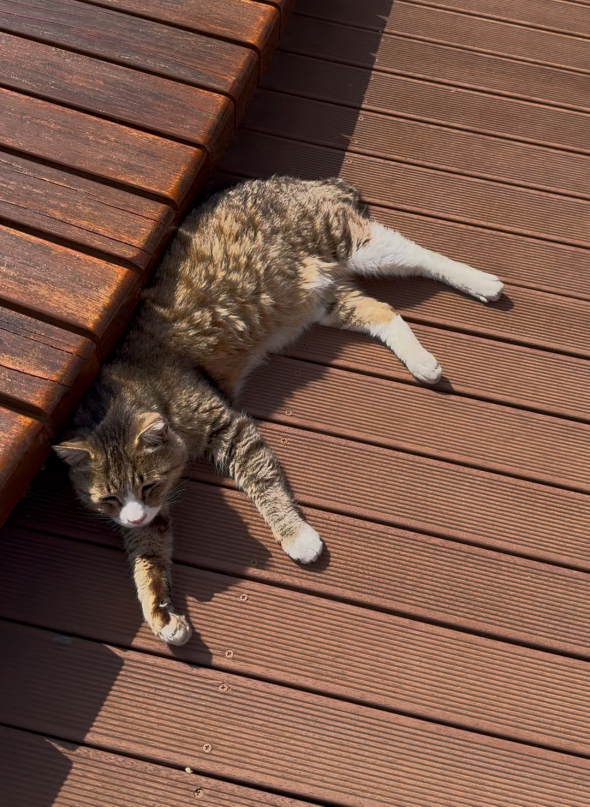
#> input picture assn2/images/cat.jpg, 1179 x 1613 px, found by its file name (shown at 1/2 size)
$ jupyter execute --allow-errors unsharp.ipynb
#> lines starting #> are read from the running program, lines starting #| are printed output that depends on the picture
### assn2/code/util.py
import numpy as np
import cv2
import matplotlib.pyplot as plt

def show_image(img, title):
    if img.ndim == 3:
        height, width, _ = img.shape
        # BGR -> RGB 변환 (OpenCV는 기본 BGR)
        img_rgb = cv2.cvtColor(img, cv2.COLOR_BGR2RGB)
        plt.imshow(img_rgb)
        plt.xticks([0, width-1])
        plt.yticks([0, height-1])
        plt.title(title)
        plt.show()
    else:
        height, width = img.shape
        plt.imshow(img, cmap='gray')
        plt.xticks([0, width-1])
        plt.yticks([0, height-1])
        plt.title(title)
        plt.show()

def gaussian_lpf(shape, co):
    P, Q = shape
    u = np.arange(P)
    v = np.arange(Q)
    U, V = np.meshgrid(u, v, indexing='ij')

    u_c, v_c = P//2, Q//2
    d_square = (U - u_c)**2 + (V - v_c)**2

    g_lpf = np.exp(-d_square / (2 * (co**2)))
    return g_lpf

### assn2/code/unsharp.ipynb
# Unsharp masking

$ F(Y)
\\= F(X + a(X - G*X))
\\= F(X) + a(F(X) - F(G)F(X))
\\= (a+1)F(X) - a F(G)F(X)
$

[cell 1]
import numpy as np
import cv2
import matplotlib.pyplot as plt

from util import gaussian_lpf
from util import show_image

[cell 2]
img_path = '/Users/jeonhyeonbin/Documents/CSED551/assn1/assn2/images/cat.jpg'

[cell 3]
img_rgb = cv2.imread(img_path, cv2.IMREAD_COLOR).astype(np.float32)/255.         # RGB
img_gray = cv2.imread(img_path, cv2.IMREAD_GRAYSCALE).astype(np.float32)/255.    # grayscale
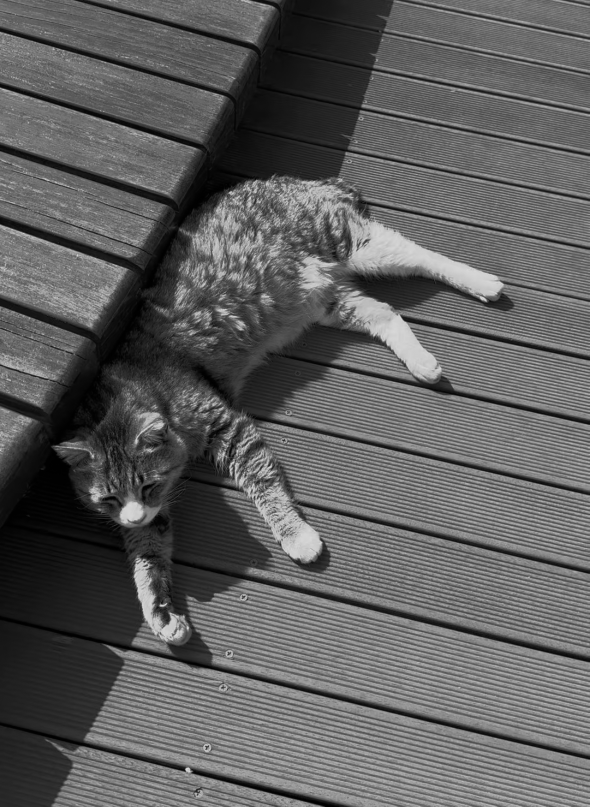
#> img_gray: shape (1613, 1179) float32 (shown at 1/2 size); min 0, max 0.902, mean 0.37

[cell 4]
show_image(img_gray, 'original')

[cell 5]
def unsharp_fourier_gray(img, cutoff, k=1.0, pad_size=10):
#> called with cutoff = 5, k = 3, pad_size = 15
    M, N = img.shape
#> M = 1613; N = 1179
    padded_img = cv2.copyMakeBorder(img, pad_size, pad_size, pad_size, pad_size, borderType=cv2.BORDER_CONSTANT, value=0)

    P, Q = padded_img.shape
#> P = 1643; Q = 1209

    f = np.fft.fft2(padded_img)     # 패딩한 이미지의 푸리에 변환
    f_s = np.fft.fftshift(f)        # 배열 변환

    H_lpf = gaussian_lpf((P, Q), cutoff)

    # 저주파 성분 추출 (blurred 이미지)
    f_s_blurred = f_s * H_lpf

    # 고주파 성분 계산 (원본 - 저주파)
    f_s_high = f_s - f_s_blurred

    # Unsharp masking: 원본 + k * 고주파
    f_s_sharp = f_s + k * f_s_high

    # 역변환 과정
    filtered = np.fft.ifftshift(f_s_sharp)  # 주파수 원점 원위치
    img_filtered = np.fft.ifft2(filtered)   # 역푸리에 변환
    img_real = np.real(img_filtered)        # 실수부 추출 (허수부는 계산 오차로 무시 가능)

    # 패딩 제거 후 원본 크기로 자르기
    out = img_real[pad_size:pad_size+M, pad_size:pad_size+N]
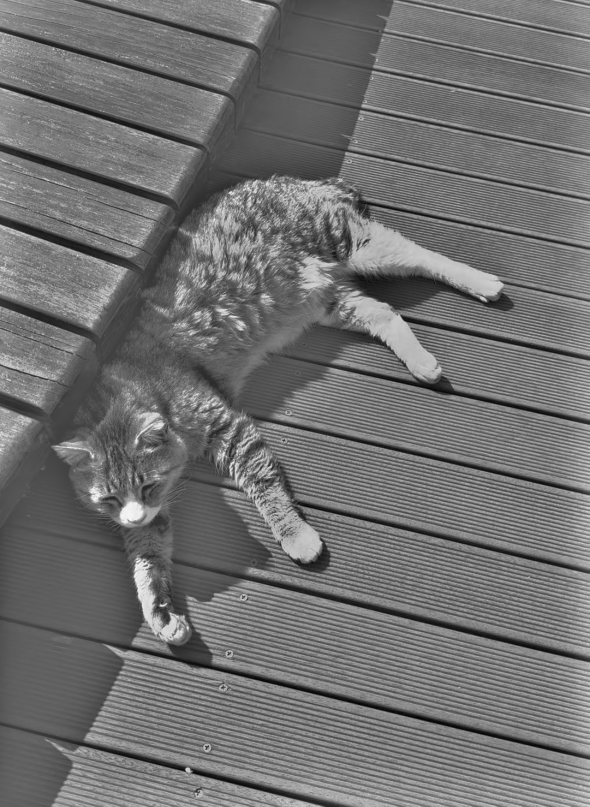
#> out: shape (1613, 1179) float64 (shown at 1/2 size); min -1.4, max 2.67, mean 0.406; drawn with min black and max white
    return out

[cell 6]
sharp_freq = unsharp_fourier_gray(img_gray, 5, k=3, pad_size=15)
show_image(sharp_freq, 'sharped: freq, s=5, k=3')
show_image(img_gray, 'original')

[cell 7]
def unsharp_masking_spatial(img, kernel_size=5, sigma=1.0, k=1.0):
    # 입력 유효성 검사
#> called with kernel_size = 17, sigma = 5, k = 3
    if len(img.shape) != 2:
        raise ValueError("입력 이미지는 그레이스케일(2D 배열)이어야 합니다.")
    if kernel_size % 2 == 0:
        raise ValueError("kernel_size는 홀수여야 합니다.")

    # Gaussian 블러 적용으로 흐릿한 이미지 생성
    blurred_img = cv2.GaussianBlur(img, (kernel_size, kernel_size), sigma)

    # 고주파 성분 계산: 원본 - 흐릿한 이미지
    high_freq = img - blurred_img

    # Unsharp masking: 원본 + k * 고주파
    sharpened = img + k * high_freq

    return sharpened

[cell 8]
sharp_sp = unsharp_masking_spatial(img_gray, kernel_size=17, sigma=5, k=3.0)

[cell 9]
show_image(sharp_sp, 'sharped: spatial, s=5, k=3')

[cell 10]
def subtract_images(img1, img2, output_path="difference.jpg", normalize=True):

    # 입력 이미지 크기 및 채널 확인
#> called with output_path = 'difference.jpg', normalize = True
    if img1.shape != img2.shape:
        raise ValueError("두 이미지의 크기와 채널 수가 동일해야 합니다.")

    # 이미지 차이 계산 (float로 변환하여 오버플로우 방지)
    diff = img1.astype(float) - img2.astype(float)

    if normalize:
        # 차이를 절대값으로 변환 후 0~255로 정규화
        diff = np.abs(diff)
        diff = (diff / diff.max()) * 255  # 최대값 기준으로 스케일링
        diff = diff.astype(np.uint8)
    else:
        # 정규화 없이 절대값만 취함 (음수 제거)
        diff = np.abs(diff).astype(np.uint8)

    return diff

[cell 11]
sub_sp = subtract_images(sharp_sp, img_gray)
sub_freq = subtract_images(sharp_freq, img_gray)

[cell 12]
show_image(sub_sp, 'sub - sp')
show_image(sub_freq, 'sub - freq')

[cell 13]
show_image(unsharp_masking_spatial(img_gray, kernel_size=17, sigma=5, k=3.0), 's=5')
show_image(unsharp_masking_spatial(img_gray, kernel_size=17, sigma=15, k=3.0), 's=15')
show_image(unsharp_masking_spatial(img_gray, kernel_size=17, sigma=30, k=3.0), 's=30')

[cell 14]
sub_30_5 = subtract_images(unsharp_masking_spatial(img_gray, kernel_size=17, sigma=30, k=3.0), unsharp_masking_spatial(img_gray, kernel_size=17, sigma=5, k=3.0))
#> call 3 of subtract_images, with output_path = 'difference.jpg', normalize = True
#> in subtract_images (call 3), `diff = np.abs(diff)`:
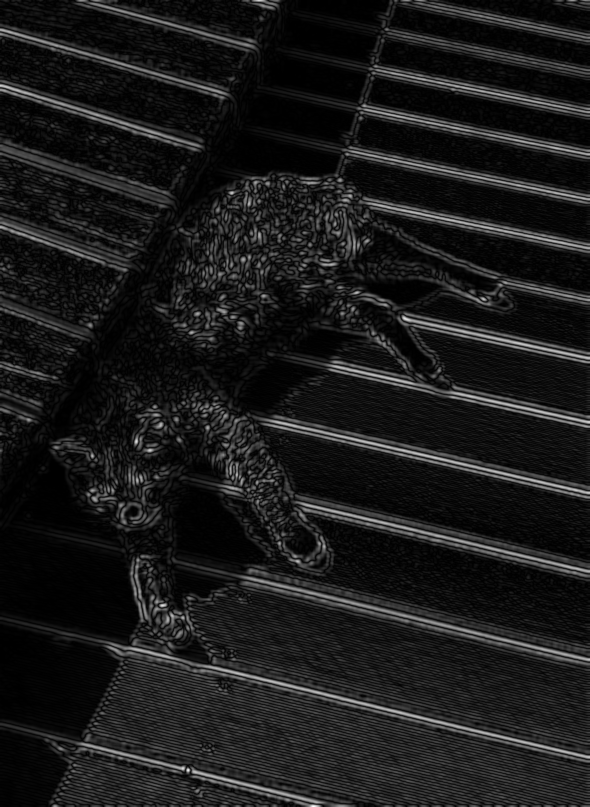
#> diff: shape (1613, 1179) float64 (shown at 1/2 size); min 0, max 0.244, mean 0.0254; drawn with min black and max white

[cell 15]
show_image(sub_30_5, 'sigma: 30-5')

[cell 16]
sub_ori_3 = subtract_images(img_gray, unsharp_masking_spatial(img_gray, kernel_size=17, sigma=5, k=3.0))

[cell 17]
show_image(sub_ori_3, 'original-"s=5", sp')

[cell 18]
show_image(subtract_images(img_gray, unsharp_fourier_gray(img_gray,5, k=3.0)), 'original-"s=5", freq')
#> call 2 of unsharp_fourier_gray, with cutoff = 5, k = 3, pad_size = 10
#> in unsharp_fourier_gray (call 2), `padded_img = cv2.copyMakeBorder(img, pad_size, pad_size, pad_size, pad..`:
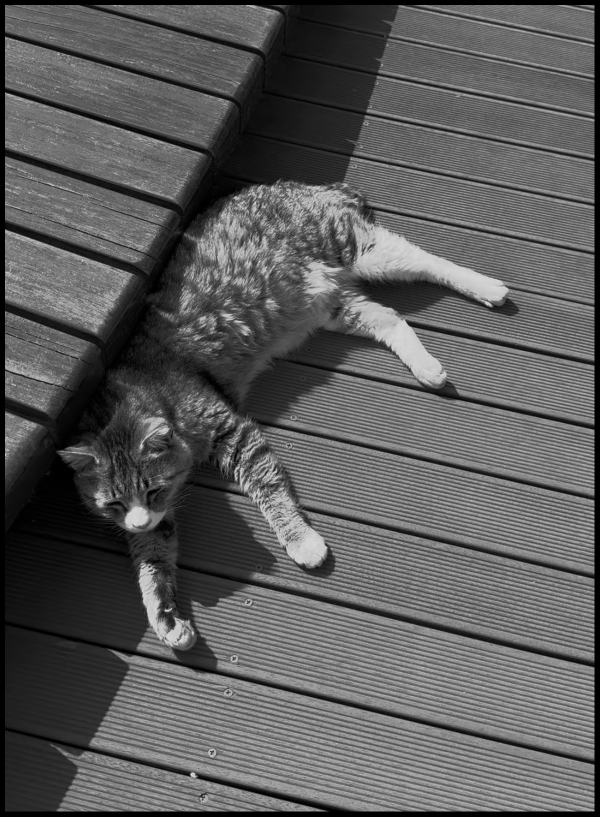
#> padded_img: shape (1633, 1199) float32 (shown at 1/2 size); min 0, max 0.902, mean 0.359
#> in unsharp_fourier_gray (call 2), `img_real = np.real(img_filtered)`:
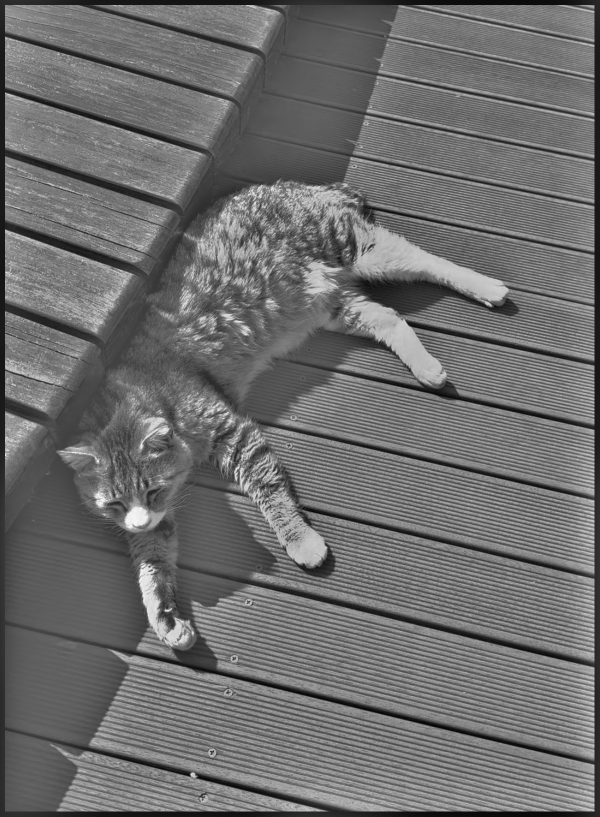
#> img_real: shape (1633, 1199) float64 (shown at 1/2 size); min -1.4, max 2.67, mean 0.359; drawn with min black and max white
#> in subtract_images (call 5), `diff = img1.astype(float) - img2.astype(float)`:
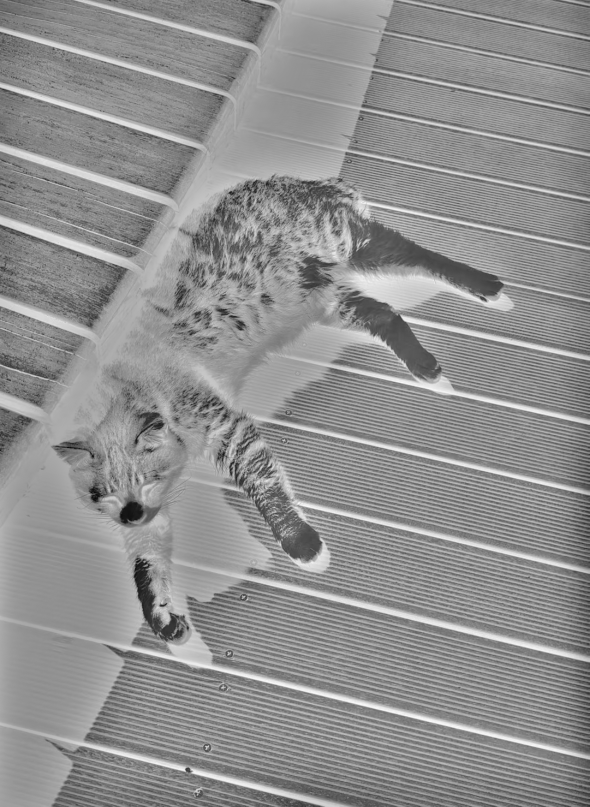
#> diff: shape (1613, 1179) float64 (shown at 1/2 size); min -1.91, max 1.42, mean -0.0271; drawn with min black and max white

[cell 19]
show_image(unsharp_masking_spatial(img_gray, kernel_size=17, sigma=30, k=1.0), 'k=1')
#> in unsharp_masking_spatial (call 8), `sharpened = img + k * high_freq`:
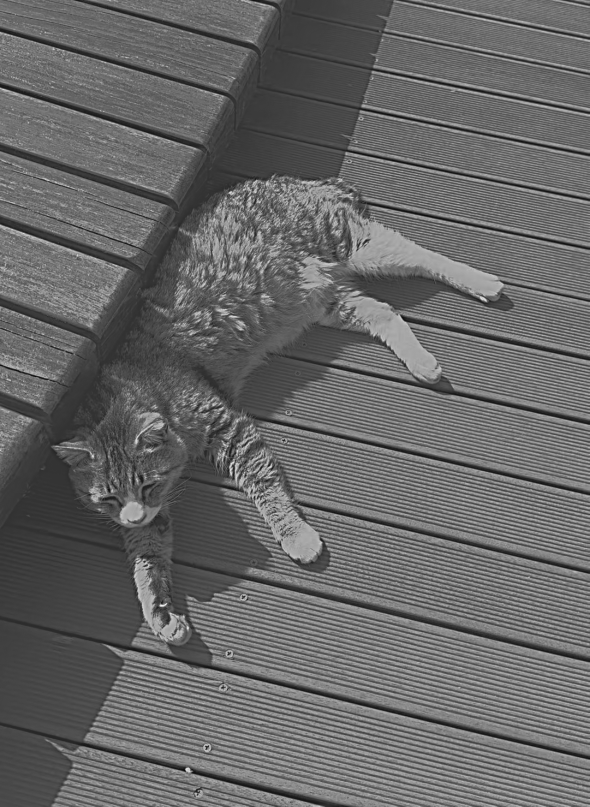
#> sharpened: shape (1613, 1179) float32 (shown at 1/2 size); min -0.368, max 1.45, mean 0.37; drawn with min black and max white
show_image(unsharp_masking_spatial(img_gray, kernel_size=17, sigma=30, k=5.0), 'k=5')
show_image(unsharp_masking_spatial(img_gray, kernel_size=17, sigma=30, k=10.0), 'k=10')

[cell 20]
show_image(subtract_images(unsharp_masking_spatial(img_gray, kernel_size=17, sigma=30, k=10.0),unsharp_masking_spatial(img_gray, kernel_size=17, sigma=30, k=1.0)), 'k: 10-1')

[cell 21]
show_image(unsharp_masking_spatial(img_gray, kernel_size=3, sigma=30, k=5.0), 'sp, size=3')
show_image(unsharp_masking_spatial(img_gray, kernel_size=41, sigma=30, k=5.0), 'sp, size=41')
#> in unsharp_masking_spatial (call 14), `blurred_img = cv2.GaussianBlur(img, (kernel_size, kernel_size), sigma)`:
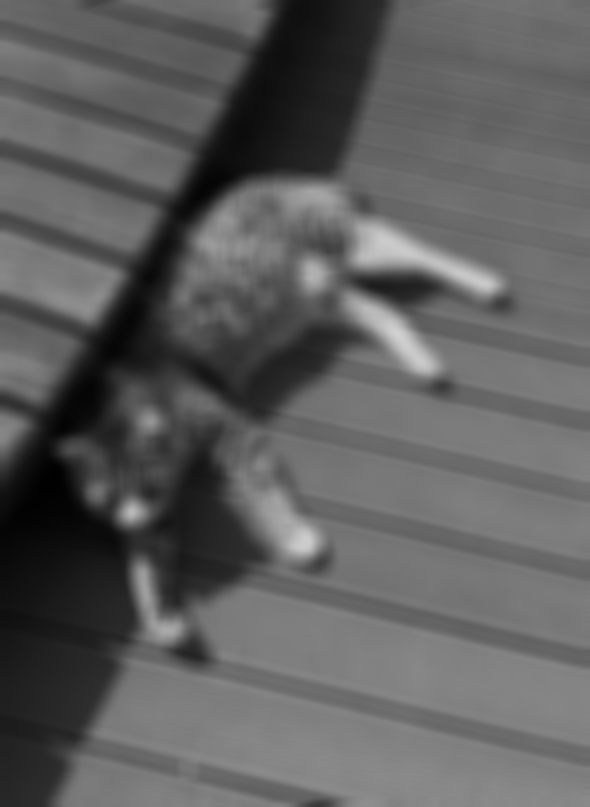
#> blurred_img: shape (1613, 1179) float32 (shown at 1/2 size); min 0.00245, max 0.816, mean 0.37
#> in unsharp_masking_spatial (call 14), `high_freq = img - blurred_img`:
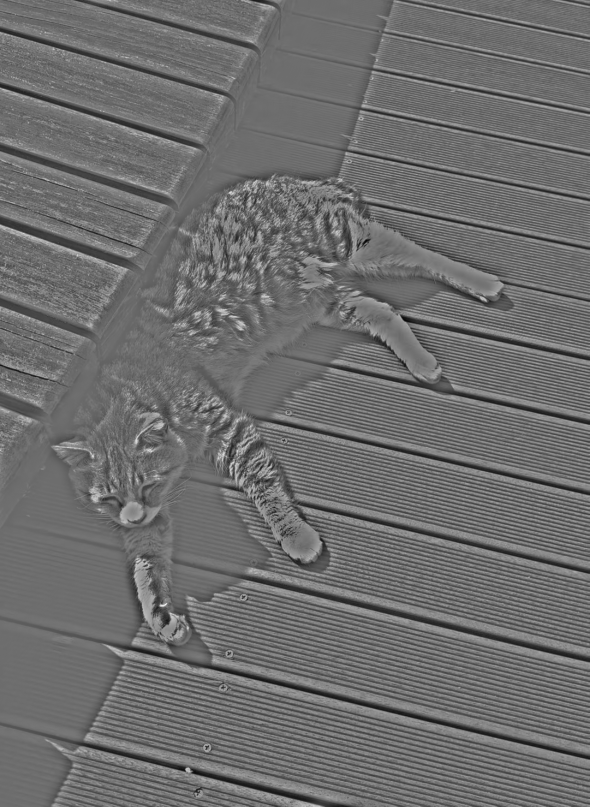
#> high_freq: shape (1613, 1179) float32 (shown at 1/2 size); min -0.487, max 0.644, mean 4.26e-07; drawn with min black and max white
show_image(unsharp_fourier_gray(img_gray, 5.0, 15), 'freq')
